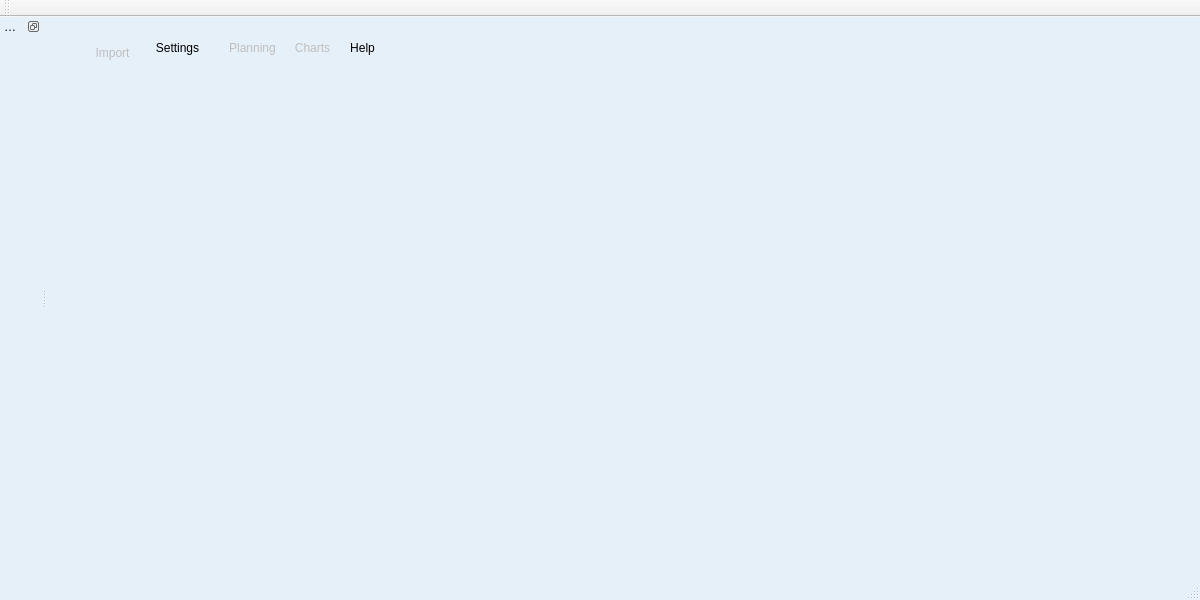
<?xml version="1.0" encoding="UTF-8"?>
<ui version="4.0">
 <class>MainWindow</class>
 <widget class="QMainWindow" name="MainWindow">
  <property name="geometry">
   <rect>
    <x>0</x>
    <y>0</y>
    <width>1200</width>
    <height>600</height>
   </rect>
  </property>
  <property name="minimumSize">
   <size>
    <width>800</width>
    <height>500</height>
   </size>
  </property>
  <property name="windowTitle">
   <string>Planning 1.0</string>
  </property>
  <property name="windowIcon">
   <iconset resource="resources.qrc">
    <normaloff>:/Resources/appIcon.png</normaloff>:/Resources/appIcon.png</iconset>
  </property>
  <property name="toolTip">
   <string/>
  </property>
  <property name="whatsThis">
   <string/>
  </property>
  <property name="styleSheet">
   <string notr="true">#MainWindow {
	background-color: rgb(230, 240, 249);
}

QDialog{
background-color: rgb(230, 240, 249);
 }

QToolButton{
background-color: rgb(230, 240, 249);
border-style: none;
font: 8pt &quot;Open Sans&quot;;
}

QPushButton {
background-color:  qlineargradient(x1: 0, y1: 0, x2: 0, y2: 1,
                                	   stop: 0 			   #FF007F96, stop: 0.614 white,
                                	   stop: 0.614   #7aacd7,  stop: 0.853 white,
										   stop: 0.853 	#FF007F96, stop: 1.0 #FF007F96);
border-style: none;
border-radius: 5px;
color: white;
min-height: 2em;
min-width: 6em;
font: 10pt &quot;Open Sans&quot;;
}

QPushButton::hover {
background-color:  qlineargradient(x1: 0, y1: 0, x2: 0, y2: 1,
                                	   stop: 0 			   #c60c30,  stop: 0.614 white,
                                	   stop: 0.614   #e5506c, stop: 0.853 white,				/*e0415f*/
										   stop: 0.853 	#c60c30,  stop: 1.0 #c60c30);
border-style: none;
border-radius: 5px;
color: white;
min-height: 2em;
min-width: 6em;
font: 10pt &quot;Open Sans&quot;;
}

QPushButton::disabled {
background-color: rgb(155, 155, 155);
border-style: none;
border-radius: 5px;
color: white;
min-height: 2em;
min-width: 6em;
font: 10pt &quot;Open Sans&quot;;
}

QMessageBox QLabel{
font: 14px &quot;Open Sans&quot;;
color: rgb(88,88,90);
}

QDialog QLabel{
color: rgb(88,88,90);
}

QTextEdit{
font: 10pt &quot;Open Sans&quot;;
border-style: none;
color: rgb(29,40,86);
}

QTabWidget::pane { /* The tab widget frame */
    border-top: 1px solid #C2C7CB;
}

QTabWidget::tab-bar {
    left: 5px; /* move to the right by 5px */
}

/* Style the tab using the tab sub-control. Note that
    it reads QTabBar _not_ QTabWidget */
QTabBar::tab {
    background: qlineargradient(x1: 0, y1: 0, x2: 0, y2: 1,
                                stop: 0 #E1E1E1, stop: 0.4 #DDDDDD,
                                stop: 0.5 #D8D8D8, stop: 1.0 #D3D3D3);
    border: 2px solid #C4C4C3;
    border-bottom-color: #C2C7CB; /* same as the pane color */
    border-top-left-radius: 4px;
    border-top-right-radius: 4px;
	color : black;
    min-width: 8ex;
    padding: 2px;
}

QTabBar::tab:selected
{
	    background: qlineargradient(x1: 0, y1: 0, x2: 0, y2: 1,
                                stop: 0 			#7aacd7, stop: 0.614 white,
                                stop: 0.614  #FF007F96,  stop: 0.853 white,
									stop: 0.853 	#7aacd7, stop: 1.0 #7aacd7);
		color : white;
}

QTabBar::tab:hover 
{
	background-color:  qlineargradient(x1: 0, y1: 0, x2: 0, y2: 1,
                                	   stop: 0 			   #c60c30,  stop: 0.614 white,
                                	   stop: 0.614   #e5506c, stop: 0.853 white,				
										   stop: 0.853 	#c60c30,  stop: 1.0 #c60c30);
		color : white
}

QTabBar::tab:selected {
    border-color: #7aacd7;
    border-bottom-color: #7aacd7; /* same as pane color */
}

QTabBar::tab:!selected {
    margin-top: 2px; /* make non-selected tabs look smaller */
}</string>
  </property>
  <widget class="QWidget" name="centralWidget">
   <widget class="QToolButton" name="tbImport">
    <property name="enabled">
     <bool>false</bool>
    </property>
    <property name="geometry">
     <rect>
      <x>30</x>
      <y>10</y>
      <width>71</width>
      <height>51</height>
     </rect>
    </property>
    <property name="toolTip">
     <string>Import</string>
    </property>
    <property name="styleSheet">
     <string notr="true">QToolButton{background-color : transparent;}</string>
    </property>
    <property name="text">
     <string>Import</string>
    </property>
    <property name="icon">
     <iconset resource="resources.qrc">
      <normaloff>:/Resources/import.ico</normaloff>:/Resources/import.ico</iconset>
    </property>
    <property name="iconSize">
     <size>
      <width>24</width>
      <height>24</height>
     </size>
    </property>
    <property name="toolButtonStyle">
     <enum>Qt::ToolButtonTextUnderIcon</enum>
    </property>
   </widget>
   <widget class="QToolButton" name="tbSettings">
    <property name="geometry">
     <rect>
      <x>100</x>
      <y>10</y>
      <width>61</width>
      <height>41</height>
     </rect>
    </property>
    <property name="styleSheet">
     <string notr="true">QToolButton{background-color : transparent;}</string>
    </property>
    <property name="text">
     <string>Settings</string>
    </property>
    <property name="icon">
     <iconset resource="resources.qrc">
      <normaloff>:/Resources/settings.png</normaloff>:/Resources/settings.png</iconset>
    </property>
    <property name="iconSize">
     <size>
      <width>24</width>
      <height>24</height>
     </size>
    </property>
    <property name="toolButtonStyle">
     <enum>Qt::ToolButtonTextUnderIcon</enum>
    </property>
   </widget>
   <widget class="QToolButton" name="tbCharts">
    <property name="enabled">
     <bool>false</bool>
    </property>
    <property name="geometry">
     <rect>
      <x>240</x>
      <y>10</y>
      <width>51</width>
      <height>41</height>
     </rect>
    </property>
    <property name="styleSheet">
     <string notr="true">QToolButton{background-color : transparent;}</string>
    </property>
    <property name="text">
     <string>Charts</string>
    </property>
    <property name="icon">
     <iconset resource="resources.qrc">
      <normaloff>:/Resources/charts.png</normaloff>:/Resources/charts.png</iconset>
    </property>
    <property name="iconSize">
     <size>
      <width>24</width>
      <height>24</height>
     </size>
    </property>
    <property name="toolButtonStyle">
     <enum>Qt::ToolButtonTextUnderIcon</enum>
    </property>
   </widget>
   <widget class="QToolButton" name="tbPlanning">
    <property name="enabled">
     <bool>false</bool>
    </property>
    <property name="geometry">
     <rect>
      <x>180</x>
      <y>10</y>
      <width>51</width>
      <height>41</height>
     </rect>
    </property>
    <property name="styleSheet">
     <string notr="true">QToolButton{background-color : transparent;}</string>
    </property>
    <property name="text">
     <string>Planning</string>
    </property>
    <property name="icon">
     <iconset resource="resources.qrc">
      <normaloff>:/Resources/planning.png</normaloff>:/Resources/planning.png</iconset>
    </property>
    <property name="iconSize">
     <size>
      <width>24</width>
      <height>24</height>
     </size>
    </property>
    <property name="toolButtonStyle">
     <enum>Qt::ToolButtonTextUnderIcon</enum>
    </property>
   </widget>
   <widget class="QToolButton" name="tbHelp">
    <property name="geometry">
     <rect>
      <x>300</x>
      <y>10</y>
      <width>31</width>
      <height>41</height>
     </rect>
    </property>
    <property name="styleSheet">
     <string notr="true">QToolButton{background-color : transparent;}</string>
    </property>
    <property name="text">
     <string>Help</string>
    </property>
    <property name="icon">
     <iconset resource="resources.qrc">
      <normaloff>:/Resources/help.png</normaloff>:/Resources/help.png</iconset>
    </property>
    <property name="iconSize">
     <size>
      <width>28</width>
      <height>28</height>
     </size>
    </property>
    <property name="toolButtonStyle">
     <enum>Qt::ToolButtonTextUnderIcon</enum>
    </property>
   </widget>
  </widget>
  <widget class="QMenuBar" name="menuBar">
   <property name="geometry">
    <rect>
     <x>0</x>
     <y>0</y>
     <width>1200</width>
     <height>22</height>
    </rect>
   </property>
  </widget>
  <widget class="QToolBar" name="mainToolBar">
   <property name="styleSheet">
    <string notr="true">QToolBar{background-color : transparent};</string>
   </property>
   <attribute name="toolBarArea">
    <enum>TopToolBarArea</enum>
   </attribute>
   <attribute name="toolBarBreak">
    <bool>false</bool>
   </attribute>
  </widget>
  <widget class="QStatusBar" name="statusBar"/>
  <widget class="QDockWidget" name="workSpaceDockWidget">
   <property name="styleSheet">
    <string notr="true">QDockWidget{border-width: 1px; 
					 border-style:  solid;
					 border-color:  white};</string>
   </property>
   <property name="features">
    <set>QDockWidget::DockWidgetFloatable|QDockWidget::DockWidgetMovable</set>
   </property>
   <property name="allowedAreas">
    <set>Qt::LeftDockWidgetArea|Qt::RightDockWidgetArea</set>
   </property>
   <property name="windowTitle">
    <string>WorkSpace</string>
   </property>
   <attribute name="dockWidgetArea">
    <number>1</number>
   </attribute>
   <widget class="QWidget" name="dockWidgetContents">
    <property name="styleSheet">
     <string notr="true">QWidget{border-width: 1px; 
					 border-style:  solid;
					 border-color:  white};</string>
    </property>
   </widget>
  </widget>
  <action name="actionInport">
   <property name="text">
    <string>Inport</string>
   </property>
  </action>
  <action name="actionNew">
   <property name="text">
    <string>New</string>
   </property>
  </action>
 </widget>
 <layoutdefault spacing="6" margin="11"/>
 <resources>
  <include location="resources.qrc"/>
 </resources>
 <connections/>
</ui>
